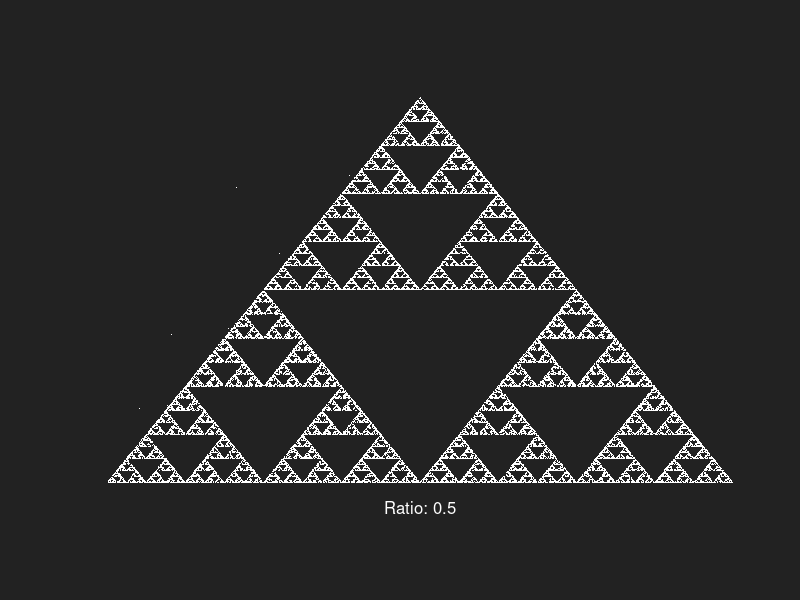
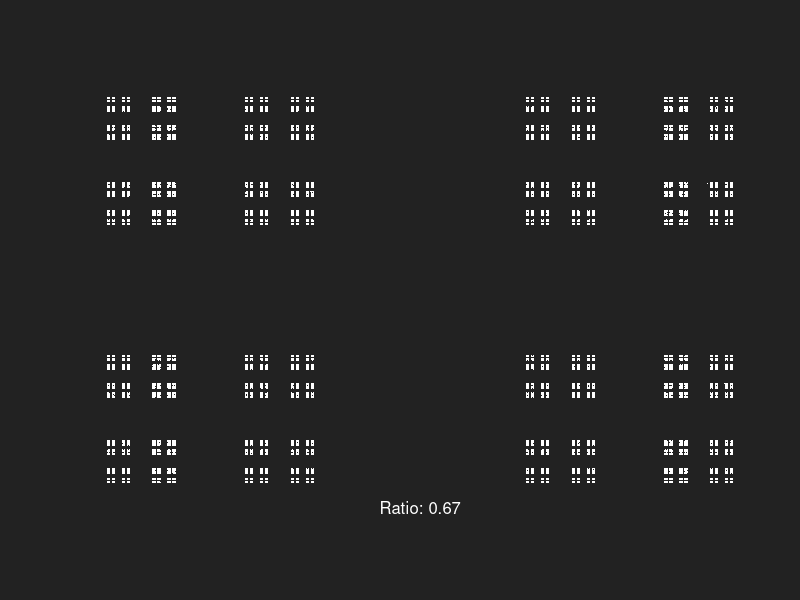
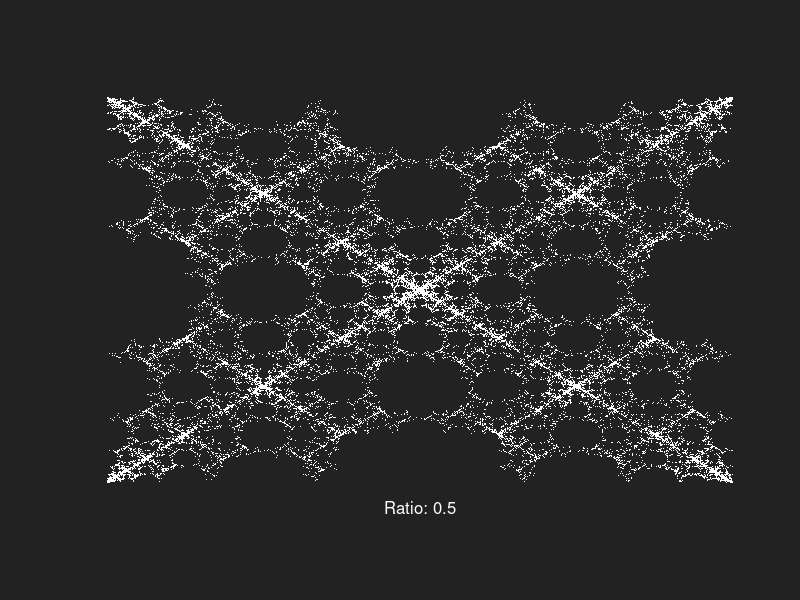
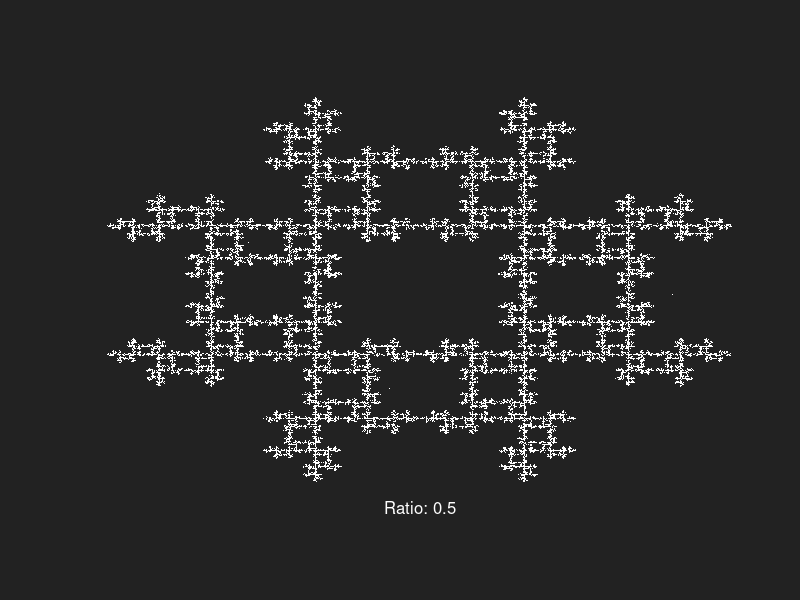
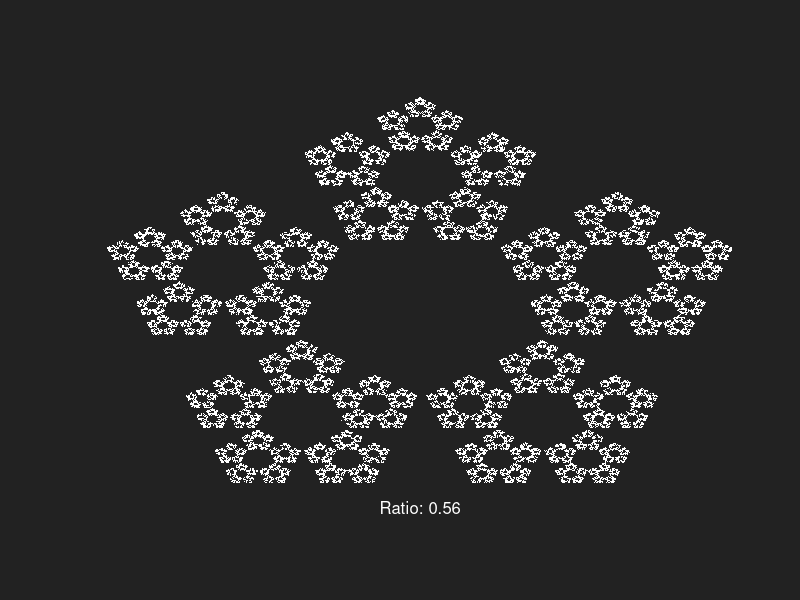
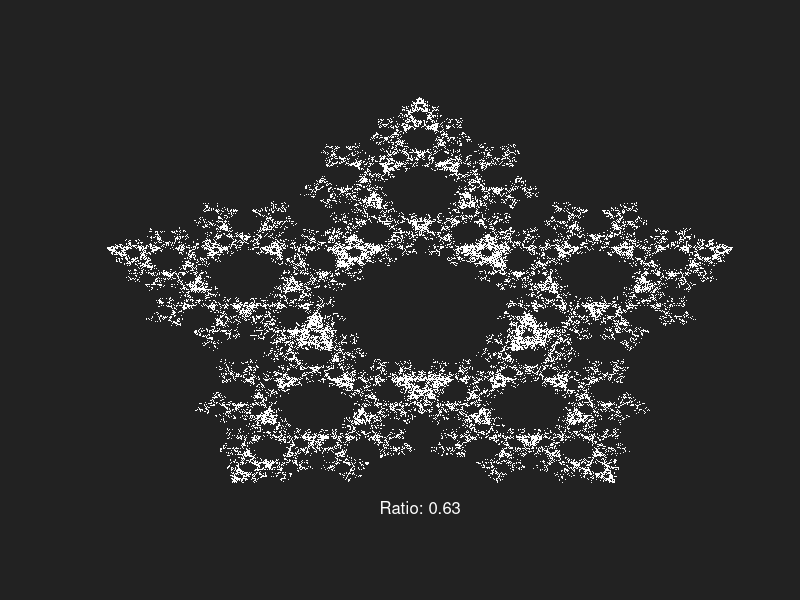
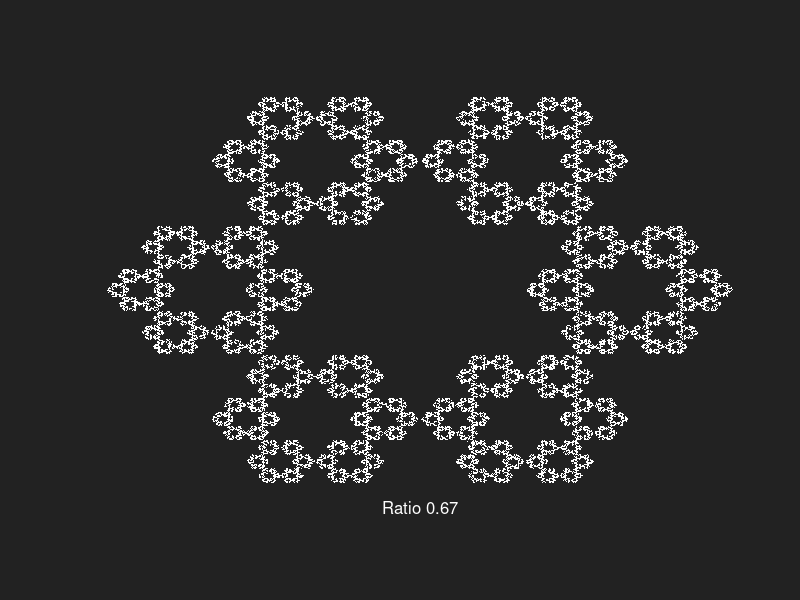
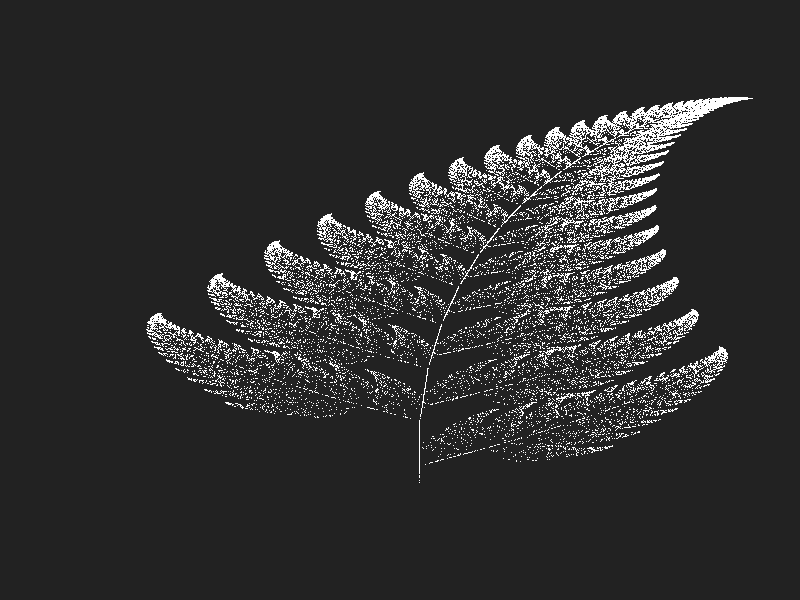

These figures' R source, in order:
## ---- chunk 1

NMAX <- 50000

Triangle <- function(distanceRatio)
{
  aux <- sqrt(3)/2
  TriangleVertices <- matrix(NA, ncol = 3, nrow = 3)
  TriangleVertices[1,] <- c(1, 0, 0)
  TriangleVertices[2,] <- c(2, 1, 0)
  TriangleVertices[3,] <- c(3, 0.5, aux)
  Points <- matrix(NA, ncol=2, nrow = NMAX)
  RandomPointX <- runif(1, 0, 1)
  RandomPointY <- runif(1, 0, 1)
  Points[1, ] <- c(RandomPointX, RandomPointY)
  for(i in 1:(NMAX - 1))
  {
    RandomVertex <- sample(1:3, 1)
    NextPointX <- RandomPointX + (TriangleVertices[RandomVertex, 2] - RandomPointX) * distanceRatio
    NextPointY <- RandomPointY + (TriangleVertices[RandomVertex, 3] - RandomPointY) * distanceRatio
    Points[i + 1, ] <- c(NextPointX, NextPointY)
    RandomPointX <- NextPointX
    RandomPointY <- NextPointY
  }
  return (list(TriangleVertices, Points))
  
}

Square <- function(distanceRatio)
{
  SquareVertices <- matrix(NA, ncol = 3, nrow = 4)
  SquareVertices[1,] <- c(1, 0, 0)
  SquareVertices[2,] <- c(2, 1, 0)
  SquareVertices[3,] <- c(3, 1, 1)
  SquareVertices[4,] <- c(3, 0, 1)
  
  Points <- matrix(NA, ncol=2, nrow = NMAX)
  RandomPointX <- runif(1, 0, 1)
  RandomPointY <- runif(1, 0, 1)
  Points[1, ] <- c(RandomPointX, RandomPointY)
  for(i in 1:(NMAX - 1))
  {
    RandomVertex <- sample(1:4, 1)
    NextPointX <- RandomPointX + (SquareVertices[RandomVertex, 2] - RandomPointX) * distanceRatio
    NextPointY <- RandomPointY + (SquareVertices[RandomVertex, 3] - RandomPointY) * distanceRatio
    Points[i + 1, ] <- c(NextPointX, NextPointY)
    RandomPointX <- NextPointX
    RandomPointY <- NextPointY
  }
  return (list(SquareVertices, Points))
}

SquareRule2 <- function(distanceRatio)
{
  SquareVertices <- matrix(NA, ncol = 3, nrow = 4)
  SquareVertices[1,] <- c(1, 0, 0)
  SquareVertices[2,] <- c(2, 1, 0)
  SquareVertices[3,] <- c(3, 1, 1)
  SquareVertices[4,] <- c(3, 0, 1)
  
  Points <- matrix(NA, ncol=2, nrow = NMAX)
  RandomPointX <- runif(1, 0, 1)
  RandomPointY <- runif(1, 0, 1)
  Points[1, ] <- c(RandomPointX, RandomPointY)
  RandomVertexP2 <- 1
  RandomVertexP1 <- 1
  for(i in 1:(NMAX - 1))
  {  
    RandomVertex <- sample(1:4, 1)
    if(
      ((RandomVertexP2 == RandomVertexP1) 
       &&
       (
         (RandomVertex == 1 && RandomVertexP1 != 2 && RandomVertexP1 != 4)
         ||
         (RandomVertex == 4  && RandomVertexP1 != 1 && RandomVertexP1 != 3) 
         ||
         (RandomVertex != 1  && RandomVertex!= 4 && RandomVertex != RandomVertexP1 +1 &&
          RandomVertex != RandomVertexP1 -1)
       )
      ) || (RandomVertexP2 != RandomVertexP1))
    {
      NextPointX <- RandomPointX + (SquareVertices[RandomVertex, 2] - RandomPointX) * distanceRatio
      NextPointY <- RandomPointY + (SquareVertices[RandomVertex, 3] - RandomPointY) * distanceRatio
      Points[i + 1, ] <- c(NextPointX, NextPointY)
      RandomPointX <- NextPointX
      RandomPointY <- NextPointY
      RandomVertexP2 <- RandomVertexP1
      RandomVertexP1 <- RandomVertex
    }
  }
  return (list(SquareVertices, Points))
}

SquareRule3 <- function(distanceRatio)
{
  SquareVertices <- matrix(NA, ncol = 3, nrow = 4)
  SquareVertices[1,] <- c(1, 0, 0)
  SquareVertices[2,] <- c(2, 1, 0)
  SquareVertices[3,] <- c(3, 1, 1)
  SquareVertices[4,] <- c(3, 0, 1)
  
  Points <- matrix(NA, ncol=2, nrow = NMAX)
  RandomPointX <- runif(1, 0, 1)
  RandomPointY <- runif(1, 0, 1)
  Points[1, ] <- c(RandomPointX, RandomPointY)
  PreviousVertex <- 0
  for(i in 1:(NMAX - 1))
  {
    RandomVertex <- sample(1:4, 1)
    if(RandomVertex!=PreviousVertex)
    {
      NextPointX <- RandomPointX + (SquareVertices[RandomVertex, 2] - RandomPointX) * distanceRatio
      NextPointY <- RandomPointY + (SquareVertices[RandomVertex, 3] - RandomPointY) * distanceRatio
      Points[i + 1, ] <- c(NextPointX, NextPointY)
      RandomPointX <- NextPointX
      RandomPointY <- NextPointY
      PreviousVertex <- RandomVertex
    }
  }
  return (list(SquareVertices, Points))
}

Pentagon <- function(distanceRatio)
{
  PentagonVertices <- matrix(NA, ncol = 3, nrow = 5)
  PentagonVertices[1,] <- c(1, 0.2, 0)
  PentagonVertices[2,] <- c(2, 0.81, 0)
  PentagonVertices[3,] <- c(3, 1, 0.61)
  PentagonVertices[4,] <- c(4, 0.5, 1)
  PentagonVertices[5,] <- c(5, 0, 0.61)
  
  Points <- matrix(NA, ncol=2, nrow = NMAX)
  RandomPointX <- runif(1, 0, 1)
  RandomPointY <- runif(1, 0, 1)
  Points[1, ] <- c(RandomPointX, RandomPointY)
  for(i in 1:(NMAX - 1))
  {
    RandomVertex <- sample(1:5, 1)
    NextPointX <- RandomPointX + (PentagonVertices[RandomVertex, 2] - RandomPointX) * distanceRatio
    NextPointY <- RandomPointY + (PentagonVertices[RandomVertex, 3] - RandomPointY) * distanceRatio
    Points[i + 1, ] <- c(NextPointX, NextPointY)
    RandomPointX <- NextPointX
    RandomPointY <- NextPointY
  }
  return (list(PentagonVertices, Points))
}



PentagonRule2 <- function(distanceRatio)
{
  PentagonVertices <- matrix(NA, ncol = 3, nrow = 5)
  PentagonVertices[1,] <- c(1, 0.2, 0)
  PentagonVertices[2,] <- c(2, 0.81, 0)
  PentagonVertices[3,] <- c(3, 1, 0.61)
  PentagonVertices[4,] <- c(4, 0.5, 1)
  PentagonVertices[5,] <- c(5, 0, 0.61)
  
  Points <- matrix(NA, ncol=2, nrow = NMAX)
  RandomPointX <- runif(1, 0, 1)
  RandomPointY <- runif(1, 0, 1)
  Points[1, ] <- c(RandomPointX, RandomPointY)
  
  RandomVertexP2 <- 1
  RandomVertexP1 <- 1
  iterations <-0
  
  for(i in 2:(NMAX - 1))
  {
    RandomVertex <- sample(1:5, 1)
    if(
      ((RandomVertexP2 == RandomVertexP1) 
       &&
       (
         (RandomVertex == 1 && RandomVertexP1 != 2 && RandomVertexP1 != 5)
         ||
         (RandomVertex == 5  && RandomVertexP1 != 4 && RandomVertexP1 != 1) 
         ||
         (RandomVertex != 1  && RandomVertex!= 5 && RandomVertex != RandomVertexP1 +1 &&
          RandomVertex != RandomVertexP1 -1)
       )
      ) || (RandomVertexP2 != RandomVertexP1))
    {
      NextPointX <- RandomPointX + (PentagonVertices[RandomVertex, 2] - RandomPointX) * distanceRatio
      NextPointY <- RandomPointY + (PentagonVertices[RandomVertex, 3] - RandomPointY) * distanceRatio
      Points[i + 1, ] <- c(NextPointX, NextPointY)
      RandomPointX <- NextPointX
      RandomPointY <- NextPointY
      RandomVertexP2 <- RandomVertexP1
      RandomVertexP1 <- RandomVertex
    }
  }
  
  return (list(PentagonVertices, Points))
}


Hexagon <- function(distanceRatio)
{
  HexagonVertices <- matrix(NA, ncol = 3, nrow = 6)
  HexagonVertices[1,] <- c(1, 0.25, 0)
  HexagonVertices[2,] <- c(2, 0.75, 0)
  HexagonVertices[3,] <- c(3, 1, 0.5)
  HexagonVertices[4,] <- c(4, 0.75, 1)
  HexagonVertices[5,] <- c(5, 0.25, 1)
  HexagonVertices[6,] <- c(6, 0, 0.5)
  
  Points <- matrix(NA, ncol=2, nrow = NMAX)
  RandomPointX <- runif(1, 0, 1)
  RandomPointY <- runif(1, 0, 1)
  Points[1, ] <- c(RandomPointX, RandomPointY)
  for(i in 1:(NMAX - 1))
  {
    RandomVertex <- sample(1:6, 1)
    NextPointX <- RandomPointX + (HexagonVertices[RandomVertex, 2] - RandomPointX) * distanceRatio
    NextPointY <- RandomPointY + (HexagonVertices[RandomVertex, 3] - RandomPointY) * distanceRatio
    Points[i + 1, ] <- c(NextPointX, NextPointY)
    RandomPointX <- NextPointX
    RandomPointY <- NextPointY
  }
  return (list(HexagonVertices, Points))
}

TwoTriangles <-function()
{
  TrianglesVertices <- matrix(NA, ncol=3, nrow = 6)
  TrianglesVertices[1,] <- c(1, 0, 0.5)
  TrianglesVertices[2,] <- c(2, 0.44, 0.21)
  TrianglesVertices[3,] <- c(3, 0.34, 0.38)
  TrianglesVertices[4,] <- c(4, 0.52, 0)
  TrianglesVertices[5,] <- c(5, 0.9, 0.28)
  TrianglesVertices[6,] <- c(6, 0.97, 0.91)
  Points <- matrix(NA, ncol=2, nrow = NMAX)
  NextPointX <- runif(1, 0, 1)
  NextPointY <- runif(1, 0, 1)
  Points[1, ] <- c(0, 0)
  
  for(i in 1:(NMAX - 1))
  {
    chanceChangeTriangle = runif(1, 0, 1)
    if(chanceChangeTriangle <= 0.01)
    {
      NextPointX <- 0
      NextPointY <- 0.16 * NextPointY
    }
    else if(chanceChangeTriangle <= 0.86)
    {
      OldPointX <- NextPointX
      OldPointY <- NextPointY
      NextPointX <- 0.85 * NextPointX + 0.04 * NextPointY
      NextPointY <- -0.04 * OldPointX + 0.85 * OldPointY + 1.6
    }
    else if(chanceChangeTriangle <= 0.93)
    {
      OldPointX <- NextPointX
      OldPointY <- NextPointY
      NextPointX <- 0.2 * NextPointX - 0.26 * NextPointY
      NextPointY <- 0.23 * OldPointX + 0.22 * OldPointY + 1.6
    }
    else
    {
      OldPointX <- NextPointX
      OldPointY <- NextPointY
      NextPointX <- -0.15 * OldPointX + 0.28 * OldPointY
      NextPointY <- 0.26 * OldPointX + 0.24 * OldPointY + 0.44
    }
    Points[i + 1, ] <- c(NextPointX, NextPointY)
  }
  for(i in 1:(NMAX - 1))
  {
    Points[i,1] <- Points[i,1] /5 + 0.5
    Points[i,2] <- Points[i,2] /10
  }
  return (list(TrianglesVertices, Points))
}

TwoTrianglesMutated <-function()
{
  TrianglesVertices <- matrix(NA, ncol=3, nrow = 6)
  TrianglesVertices[1,] <- c(1, 0, 0.5)
  TrianglesVertices[2,] <- c(2, 0.44, 0.21)
  TrianglesVertices[3,] <- c(3, 0.34, 0.38)
  TrianglesVertices[4,] <- c(4, 0.52, 0)
  TrianglesVertices[5,] <- c(5, 0.9, 0.28)
  TrianglesVertices[6,] <- c(6, 0.97, 0.91)
  Points <- matrix(NA, ncol=2, nrow = NMAX)
  NextPointX <- runif(1, 0, 1)
  NextPointY <- runif(1, 0, 1)
  Points[1, ] <- c(0, 0)
  
  for(i in 1:(NMAX - 1))
  {
    chanceChangeTriangle = runif(1, 0, 1)
    if(chanceChangeTriangle <= 0.02)
    {
      NextPointX <- 0
      NextPointY <- 0.25 * NextPointY - 0.4
    }
    else if(chanceChangeTriangle <= 0.86)
    {
      OldPointX <- NextPointX
      OldPointY <- NextPointY
      NextPointX <- 0.95 * NextPointX + 0.005 * NextPointY - 0.002
      NextPointY <- -0.005 * OldPointX + 0.93 * OldPointY + 0.5
    }
    else if(chanceChangeTriangle <= 0.93)
    {
      OldPointX <- NextPointX
      OldPointY <- NextPointY
      NextPointX <- 0.035 * NextPointX - 0.2 * NextPointY -0.09
      NextPointY <- 0.16 * OldPointX + 0.04 * OldPointY + 0.02
    }
    else
    {
      OldPointX <- NextPointX
      OldPointY <- NextPointY
      NextPointX <- -0.04 * OldPointX + 0.2 * OldPointY + 0.083
      NextPointY <- 0.16 * OldPointX + 0.04 * OldPointY + 0.12
    }
    Points[i + 1, ] <- c(NextPointX, NextPointY)
  }
  for(i in 1:(NMAX - 1))
  {
    Points[i,1] <- Points[i,1] /4 + 0.5
    Points[i,2] <- Points[i,2] /7
  }
  return (list(TrianglesVertices, Points))
}
## ---- chunk 2

figure = Triangle(0.5)

Vertices <- figure[[1]]
par(bg="#222222")
Points <- figure[[2]]
plot(0, 0, xlim = c(0, 1), ylim = c(0, sqrt(3)/2), col = 0, yaxt = "n", xaxt = "n", mtext("Ratio: 0.5", side=1, col="white"), xlab = "", ylab = "", bty = "n")
points(Points[1 : NMAX - 1, 1], Points[1 : NMAX - 1, 2], pch = 46, col="white")

## ---- chunk 3

figure = Square(0.67)
Vertices <- figure[[1]]
par(bg="#222222")
Points <- figure[[2]]
plot(0, 0, xlim = c(0, 1), ylim = c(0, 1), col = 0, yaxt = "n", xaxt = "n", mtext("Ratio: 0.67", side=1, col="white"), xlab = "", ylab = "", bty = "n")
points(Points[1 : NMAX - 1, 1], Points[1 : NMAX - 1, 2], pch = 46, col="white")

figure = SquareRule2(0.5)
Vertices <- figure[[1]]
par(bg="#222222")
Points <- figure[[2]]
plot(0, 0, xlim = c(0, 1), ylim = c(0, 1), col = 0, yaxt = "n", xaxt = "n", mtext("Ratio: 0.5", side=1, col="white"), xlab = "", ylab = "", bty = "n")
points(Points[1 : NMAX - 1, 1], Points[1 : NMAX - 1, 2], pch = 46, col="white")

figure = SquareRule3(0.5)
Vertices <- figure[[1]]
par(bg="#222222")
Points <- figure[[2]]
plot(0, 0, xlim = c(0, 1), ylim = c(0, 1), col = 0, yaxt = "n", xaxt = "n", mtext("Ratio: 0.5", side=1, col="white"), xlab = "", ylab = "", bty = "n")
points(Points[1 : NMAX - 1, 1], Points[1 : NMAX - 1, 2], pch = 46, col="white")

## ---- chunk 4

figure = Pentagon(0.63)
Vertices <- figure[[1]]
par(bg="#222222")
Points <- figure[[2]]
plot(0, 0, xlim = c(0, 1), ylim = c(0, 1), col = 0, yaxt = "n", xaxt = "n", mtext("Ratio: 0.56", side=1, col="white"), xlab = "", ylab = "", bty = "n")
points(Points[1 : NMAX - 1, 1], Points[1 : NMAX - 1, 2], pch = 46, col="white")

figure = PentagonRule2(0.56)
Vertices <- figure[[1]]
par(bg="#222222")
Points <- figure[[2]]
plot(0, 0, xlim = c(0, 1), ylim = c(0, 1), col = 0, yaxt = "n", xaxt = "n", mtext("Ratio: 0.63", side=1, col="white"), xlab = "", ylab = "", bty = "n")
points(Points[1 : NMAX - 1, 1], Points[1 : NMAX - 1, 2], pch = 46, col="white")

## ---- chunk 5

figure = Hexagon(0.67)
Vertices <- figure[[1]]
par(bg="#222222")
Points <- figure[[2]]
plot(0, 0, xlim = c(0, 1), ylim = c(0, 1), col = 0, yaxt = "n", xaxt = "n", mtext("Ratio 0.67", side=1, col="white"), xlab = "", ylab = "", bty = "n")
points(Points[1 : NMAX - 1, 1], Points[1 : NMAX - 1, 2], pch = 46, col="white")

## ---- chunk 6

figure = TwoTriangles()
Vertices <- figure[[1]]
par(bg="#222222")
Points <- figure[[2]]
plot(0, 0, xlim = c(0, 1), ylim = c(0, 1), col = 0, yaxt = "n", xaxt = "n", xlab = "", ylab = "", bty = "n")
points(Points[1 : NMAX - 1, 1], Points[1 : NMAX - 1, 2], pch = 46, col="white")

figure = TwoTrianglesMutated()
Vertices <- figure[[1]]
par(bg="#222222")
Points <- figure[[2]]
plot(0, 0, xlim = c(0, 1), ylim = c(0, 1), col = 0, yaxt = "n", xaxt = "n", xlab = "", ylab = "", bty = "n")
points(Points[1 : NMAX - 1, 1], Points[1 : NMAX - 1, 2], pch = 46, col="white")

